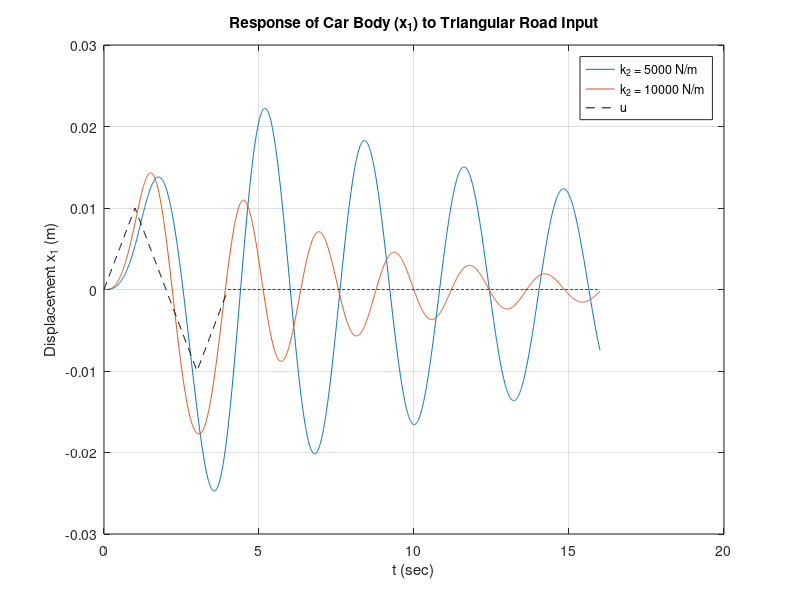

Source code (MATLAB):
% HW 4 Problem 2B- Zeshui Song
clear; clc; close all;

% Define system parameters
m1 = 1000; % Mass of car (kg)
m2 = 100;  % Mass of tire (kg)
b = 4000;  % Damping coefficient (kg/s)
k1 = 20000; % Suspension stiffness (N/m)

% Define the time vector
t = 0:0.01:16; % (start:step:end) t=0s to 16s with a step of 0.01s makes 1601 points

% Define the triangle bump input u(t)
u1 = [0:0.0001:0.01]; % Step = 0.01m / 100 steps = 0.0001; Increasing from 0m to 0.1m over t=0 to 1s (101 points)        

u2 = [0.0099:-0.0001:-0.01]; % Step = -0.02m / 200 steps = -0.0001; Decreasing from 0.99m down to -0.1m over t=1.01 to 3s (200 points)

u3 = [-0.0099:0.0001:0]; % Step = 0.01m / 100 steps = 0.0001; Increasing from -0.99m back to 0m over t=3.01 to 4s (100 points)   

u4 = 0*[4.01:0.01:16]; % Step = 0.01m / 1200 steps = 0.01; Multiply a time range by 0 to create a flat road over t=4.01s to 16s (1200 points)

u = [u1 u2 u3 u4]; % Combine the piecewise segments into one input vector u

% Loop to run the simulation for each value of k2 (tire stiffness) and plot the results on the same graph
for k2 = [5000, 10000]
    A = [0 0 1 0; 0 0 0 1; -k1/m1 k1/m1 -b/m1 b/m1; k1/m2 -(k1+k2)/m2 b/m2 -b/m2];
    B = [0; 0; 0; k2/m2];
    C = [1 0 0 0]; 
    D = 0;
    
    sys = ss(A,B,C,D); % ss(): 'State-Space' function. 
    
    % lsim(): 'Linear Simulation'. Drives the car model (sys) over the road (u) for the time vector (t) to compute the resulting displacement 'y' of the car's body.
    y = lsim(sys,u,t); 
    
    % plot the displacement of the car's body. hold on allows multiple plots to be shown
    plot(t,y); hold on;
end
plot(t,u,'k--'); % Plot the road input as a dashed black line for reference

grid on; 
xlabel('t (sec)'); 
ylabel('Displacement x_1 (m)'); 
title('Response of Car Body (x_1) to Triangular Road Input');
legend('k_2 = 5000 N/m', 'k_2 = 10000 N/m', 'u'); % Adds labels to the plots in the order they were drawn.
